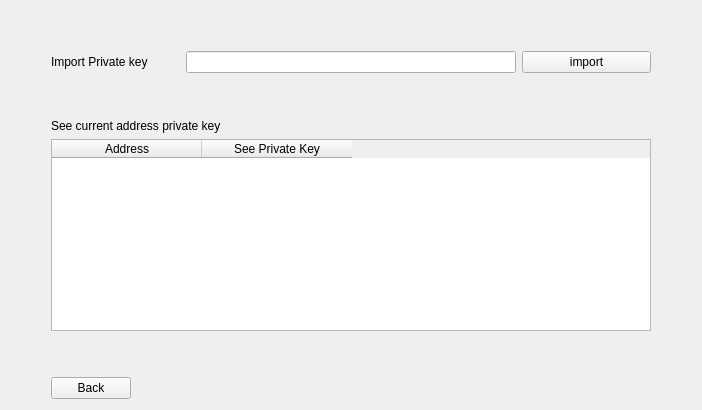
              <widget class="QWidget" name="privatekey_page">
               <layout class="QGridLayout" name="gridLayout_40">
                <item row="1" column="2">
                 <layout class="QHBoxLayout" name="privkey_backbutton_Layout">
                  <item>
                   <widget class="QPushButton" name="privatekeypage_back_button">
                    <property name="text">
                     <string>Back</string>
                    </property>
                   </widget>
                  </item>
                  <item>
                   <spacer name="horizontalSpacer_29">
                    <property name="orientation">
                     <enum>Qt::Horizontal</enum>
                    </property>
                    <property name="sizeHint" stdset="0">
                     <size>
                      <width>40</width>
                      <height>20</height>
                     </size>
                    </property>
                   </spacer>
                  </item>
                 </layout>
                </item>
                <item row="0" column="0" rowspan="2">
                 <spacer name="horizontalSpacer_26">
                  <property name="orientation">
                   <enum>Qt::Horizontal</enum>
                  </property>
                  <property name="sizeHint" stdset="0">
                   <size>
                    <width>40</width>
                    <height>20</height>
                   </size>
                  </property>
                 </spacer>
                </item>
                <item row="0" column="3" rowspan="2">
                 <spacer name="horizontalSpacer_33">
                  <property name="orientation">
                   <enum>Qt::Horizontal</enum>
                  </property>
                  <property name="sizeHint" stdset="0">
                   <size>
                    <width>40</width>
                    <height>20</height>
                   </size>
                  </property>
                 </spacer>
                </item>
                <item row="0" column="2">
                 <layout class="QGridLayout" name="privkey_page_Layout">
                  <item row="5" column="0" colspan="3">
                   <widget class="QLabel" name="see_address_privkeys_label">
                    <property name="minimumSize">
                     <size>
                      <width>600</width>
                      <height>0</height>
                     </size>
                    </property>
                    <property name="text">
                     <string>See current address private key</string>
                    </property>
                   </widget>
                  </item>
                  <item row="7" column="0" colspan="3">
                   <spacer name="verticalSpacer_17">
                    <property name="orientation">
                     <enum>Qt::Vertical</enum>
                    </property>
                    <property name="sizeHint" stdset="0">
                     <size>
                      <width>20</width>
                      <height>40</height>
                     </size>
                    </property>
                   </spacer>
                  </item>
                  <item row="6" column="0" colspan="3">
                   <widget class="QTableWidget" name="addresses_privkey_tableWidget">
                    <property name="minimumSize">
                     <size>
                      <width>600</width>
                      <height>0</height>
                     </size>
                    </property>
                    <attribute name="horizontalHeaderDefaultSectionSize">
                     <number>150</number>
                    </attribute>
                    <column>
                     <property name="text">
                      <string>Address</string>
                     </property>
                    </column>
                    <column>
                     <property name="text">
                      <string>See Private Key</string>
                     </property>
                    </column>
                   </widget>
                  </item>
                  <item row="4" column="0" colspan="3">
                   <spacer name="verticalSpacer_18">
                    <property name="orientation">
                     <enum>Qt::Vertical</enum>
                    </property>
                    <property name="sizeHint" stdset="0">
                     <size>
                      <width>20</width>
                      <height>40</height>
                     </size>
                    </property>
                   </spacer>
                  </item>
                  <item row="3" column="1">
                   <widget class="QLineEdit" name="privkey_lineEdit">
                    <property name="minimumSize">
                     <size>
                      <width>0</width>
                      <height>0</height>
                     </size>
                    </property>
                    <property name="maximumSize">
                     <size>
                      <width>330</width>
                      <height>16777215</height>
                     </size>
                    </property>
                   </widget>
                  </item>
                  <item row="3" column="0">
                   <widget class="QLabel" name="importprivkey_label">
                    <property name="text">
                     <string>Import Private key</string>
                    </property>
                   </widget>
                  </item>
                  <item row="3" column="2">
                   <widget class="QPushButton" name="importprivkey_button">
                    <property name="text">
                     <string>import</string>
                    </property>
                   </widget>
                  </item>
                  <item row="2" column="0" colspan="3">
                   <spacer name="verticalSpacer_19">
                    <property name="orientation">
                     <enum>Qt::Vertical</enum>
                    </property>
                    <property name="sizeHint" stdset="0">
                     <size>
                      <width>20</width>
                      <height>40</height>
                     </size>
                    </property>
                   </spacer>
                  </item>
                 </layout>
                </item>
               </layout>
              </widget>
